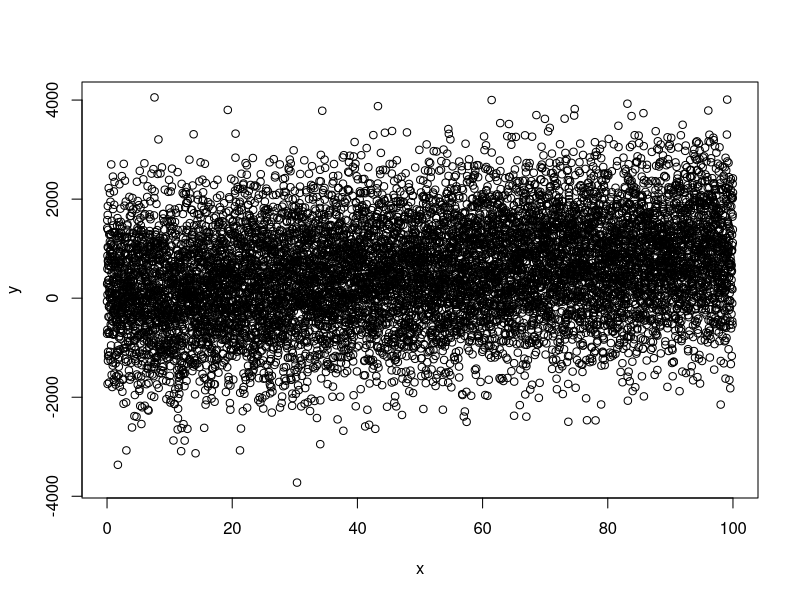

Source code (R):
## ---- chunk 1
# with large enough amount of sample
N=10000
x=seq(0,100,length.out=N) #  num [1:10000] 0 0.01 0.02 0.03 0.04 ...99.98 99.99 100.00

#This is the "Data Generating Process". Note that the large sigma makes the noise noisy
y=10*x+5+rnorm(N,0,1000 )
## ---- chunk 2
plot(x,y) # It's hard to tell what y could be given x, but the y dots appearently go upward as x increases.
